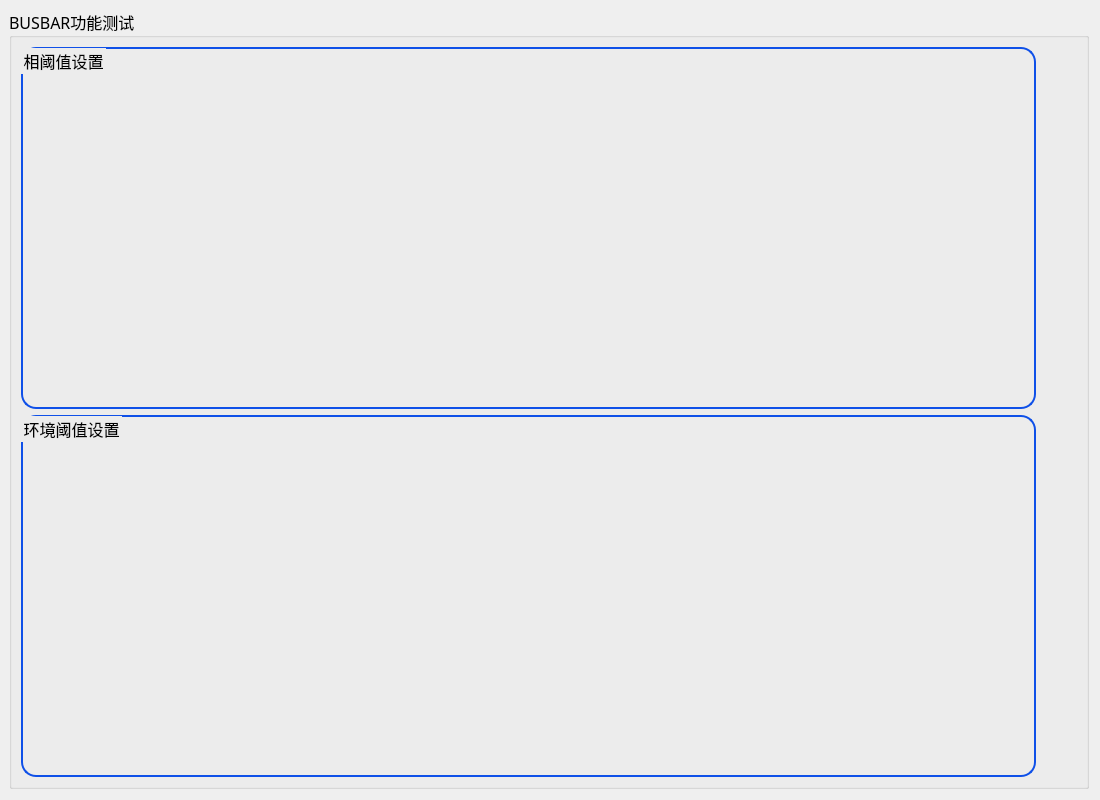
<?xml version="1.0" encoding="UTF-8"?>
<ui version="4.0">
 <class>BUSTest_MainWid</class>
 <widget class="QWidget" name="BUSTest_MainWid">
  <property name="geometry">
   <rect>
    <x>0</x>
    <y>0</y>
    <width>1100</width>
    <height>800</height>
   </rect>
  </property>
  <property name="font">
   <font>
    <family>微软雅黑</family>
    <pointsize>12</pointsize>
   </font>
  </property>
  <property name="windowTitle">
   <string>Form</string>
  </property>
  <layout class="QGridLayout" name="gridLayout_2">
   <property name="leftMargin">
    <number>9</number>
   </property>
   <property name="topMargin">
    <number>9</number>
   </property>
   <item row="0" column="0">
    <widget class="QGroupBox" name="groupBox">
     <property name="font">
      <font>
       <family>微软雅黑</family>
       <pointsize>12</pointsize>
      </font>
     </property>
     <property name="title">
      <string>BUSBAR功能测试</string>
     </property>
     <layout class="QGridLayout" name="gridLayout">
      <property name="rightMargin">
       <number>50</number>
      </property>
      <item row="0" column="0">
       <widget class="QGroupBox" name="groupBox_2">
        <property name="font">
         <font>
          <family>微软雅黑</family>
          <pointsize>12</pointsize>
         </font>
        </property>
        <property name="styleSheet">
         <string notr="true">QGroupBox{
border:2px solid rgb(15,80,232);
border-radius:15px
}</string>
        </property>
        <property name="title">
         <string>相阈值设置</string>
        </property>
       </widget>
      </item>
      <item row="1" column="0">
       <widget class="QGroupBox" name="groupBox_3">
        <property name="font">
         <font>
          <family>微软雅黑</family>
          <pointsize>12</pointsize>
         </font>
        </property>
        <property name="styleSheet">
         <string notr="true">QGroupBox{
border:2px solid rgb(15,80,232);
border-radius:15px
}</string>
        </property>
        <property name="title">
         <string>环境阈值设置</string>
        </property>
       </widget>
      </item>
     </layout>
    </widget>
   </item>
  </layout>
 </widget>
 <resources/>
 <connections/>
</ui>
